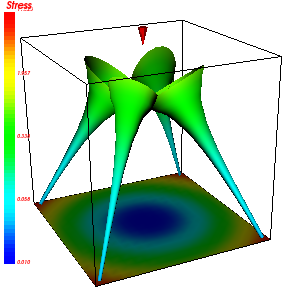

Here is the Python script that generated this plot:
#!/usr/bin/env python

# Demonstrate vtkHyperStreamline with a vtkScalarBarActor by generating
# a point-load tensor field, creating four hyperstreamlines, and rendering
# them with a logarithmic scalar bar, context plane, outline, and load cone.

# Factory overrides
import vtkmodules.vtkInteractionStyle  # noqa: F401
import vtkmodules.vtkRenderingFreeType  # noqa: F401
import vtkmodules.vtkRenderingOpenGL2  # noqa: F401

from vtkmodules.vtkFiltersGeneral import vtkHyperStreamline
from vtkmodules.vtkFiltersGeometry import vtkImageDataGeometryFilter
from vtkmodules.vtkFiltersModeling import vtkOutlineFilter
from vtkmodules.vtkFiltersSources import vtkConeSource
from vtkmodules.vtkImagingHybrid import vtkPointLoad
from vtkmodules.vtkRenderingAnnotation import vtkScalarBarActor
from vtkmodules.vtkRenderingCore import (
    vtkActor,
    vtkCamera,
    vtkLogLookupTable,
    vtkPolyDataMapper,
    vtkRenderWindow,
    vtkRenderWindowInteractor,
    vtkRenderer,
)

VTK_INTEGRATE_BOTH_DIRECTIONS = 2

# Generate tensor field from point load
pt_load = vtkPointLoad()
pt_load.SetLoadValue(100.0)
pt_load.SetSampleDimensions(20, 20, 20)
pt_load.ComputeEffectiveStressOn()
pt_load.SetModelBounds(-10, 10, -10, 10, -10, 10)
pt_load.Update()

# Log lookup table
lookup_table = vtkLogLookupTable()
lookup_table.SetHueRange(0.6667, 0.0)

# Scalar bar
scalar_bar = vtkScalarBarActor()
scalar_bar.SetLookupTable(lookup_table)
scalar_bar.SetTitle("Stress")
scalar_bar.GetPositionCoordinate().SetCoordinateSystemToNormalizedViewport()
scalar_bar.GetPositionCoordinate().SetValue(0.1, 0.05)
scalar_bar.SetOrientationToVertical()
scalar_bar.SetWidth(0.1)
scalar_bar.SetHeight(0.9)
scalar_bar.SetPosition(0.01, 0.1)
scalar_bar.SetLabelFormat("{:<#6.3f}")
scalar_bar.GetLabelTextProperty().SetColor(1, 0, 0)
scalar_bar.GetTitleTextProperty().SetColor(1, 0, 0)

# Hyperstreamline 1
streamline_1 = vtkHyperStreamline()
streamline_1.SetInputConnection(pt_load.GetOutputPort())
streamline_1.SetStartPosition(9, 9, -9)
streamline_1.IntegrateMinorEigenvector()
streamline_1.SetMaximumPropagationDistance(18.0)
streamline_1.SetIntegrationStepLength(0.1)
streamline_1.SetStepLength(0.01)
streamline_1.SetRadius(0.25)
streamline_1.SetNumberOfSides(18)
streamline_1.SetIntegrationDirection(VTK_INTEGRATE_BOTH_DIRECTIONS)
streamline_1.Update()

streamline_1_mapper = vtkPolyDataMapper()
streamline_1_mapper.SetInputConnection(streamline_1.GetOutputPort())
streamline_1_mapper.SetLookupTable(lookup_table)
streamline_1_mapper.SetScalarRange(pt_load.GetOutput().GetScalarRange())

streamline_1_actor = vtkActor()
streamline_1_actor.SetMapper(streamline_1_mapper)

# Hyperstreamline 2
streamline_2 = vtkHyperStreamline()
streamline_2.SetInputConnection(pt_load.GetOutputPort())
streamline_2.SetStartPosition(-9, -9, -9)
streamline_2.IntegrateMinorEigenvector()
streamline_2.SetMaximumPropagationDistance(18.0)
streamline_2.SetIntegrationStepLength(0.1)
streamline_2.SetStepLength(0.01)
streamline_2.SetRadius(0.25)
streamline_2.SetNumberOfSides(18)
streamline_2.SetIntegrationDirection(VTK_INTEGRATE_BOTH_DIRECTIONS)
streamline_2.Update()

streamline_2_mapper = vtkPolyDataMapper()
streamline_2_mapper.SetInputConnection(streamline_2.GetOutputPort())
streamline_2_mapper.SetLookupTable(lookup_table)
streamline_2_mapper.SetScalarRange(pt_load.GetOutput().GetScalarRange())

streamline_2_actor = vtkActor()
streamline_2_actor.SetMapper(streamline_2_mapper)

# Hyperstreamline 3
streamline_3 = vtkHyperStreamline()
streamline_3.SetInputConnection(pt_load.GetOutputPort())
streamline_3.SetStartPosition(9, -9, -9)
streamline_3.IntegrateMinorEigenvector()
streamline_3.SetMaximumPropagationDistance(18.0)
streamline_3.SetIntegrationStepLength(0.1)
streamline_3.SetStepLength(0.01)
streamline_3.SetRadius(0.25)
streamline_3.SetNumberOfSides(18)
streamline_3.SetIntegrationDirection(VTK_INTEGRATE_BOTH_DIRECTIONS)
streamline_3.Update()

streamline_3_mapper = vtkPolyDataMapper()
streamline_3_mapper.SetInputConnection(streamline_3.GetOutputPort())
streamline_3_mapper.SetLookupTable(lookup_table)
streamline_3_mapper.SetScalarRange(pt_load.GetOutput().GetScalarRange())

streamline_3_actor = vtkActor()
streamline_3_actor.SetMapper(streamline_3_mapper)

# Hyperstreamline 4
streamline_4 = vtkHyperStreamline()
streamline_4.SetInputConnection(pt_load.GetOutputPort())
streamline_4.SetStartPosition(-9, 9, -9)
streamline_4.IntegrateMinorEigenvector()
streamline_4.SetMaximumPropagationDistance(18.0)
streamline_4.SetIntegrationStepLength(0.1)
streamline_4.SetStepLength(0.01)
streamline_4.SetRadius(0.25)
streamline_4.SetNumberOfSides(18)
streamline_4.SetIntegrationDirection(VTK_INTEGRATE_BOTH_DIRECTIONS)
streamline_4.Update()

streamline_4_mapper = vtkPolyDataMapper()
streamline_4_mapper.SetInputConnection(streamline_4.GetOutputPort())
streamline_4_mapper.SetLookupTable(lookup_table)
streamline_4_mapper.SetScalarRange(pt_load.GetOutput().GetScalarRange())

streamline_4_actor = vtkActor()
streamline_4_actor.SetMapper(streamline_4_mapper)

# Context plane
geometry = vtkImageDataGeometryFilter()
geometry.SetInputConnection(pt_load.GetOutputPort())
geometry.SetExtent(0, 100, 0, 100, 0, 0)
geometry.Update()

geometry_mapper = vtkPolyDataMapper()
geometry_mapper.SetInputConnection(geometry.GetOutputPort())
geometry_mapper.SetScalarRange(geometry.GetOutput().GetScalarRange())

geometry_actor = vtkActor()
geometry_actor.SetMapper(geometry_mapper)

# Outline
outline = vtkOutlineFilter()
outline.SetInputConnection(pt_load.GetOutputPort())

outline_mapper = vtkPolyDataMapper()
outline_mapper.SetInputConnection(outline.GetOutputPort())

outline_actor = vtkActor()
outline_actor.SetMapper(outline_mapper)
outline_actor.GetProperty().SetColor(0, 0, 0)

# Cone indicating point of load application
cone_src = vtkConeSource()
cone_src.SetRadius(0.5)
cone_src.SetHeight(2)

cone_mapper = vtkPolyDataMapper()
cone_mapper.SetInputConnection(cone_src.GetOutputPort())

cone_actor = vtkActor()
cone_actor.SetMapper(cone_mapper)
cone_actor.SetPosition(0, 0, 11)
cone_actor.RotateY(90)
cone_actor.GetProperty().SetColor(1, 0, 0)

# Camera
camera = vtkCamera()
camera.SetFocalPoint(0.113766, -1.13665, -1.01919)
camera.SetPosition(-29.4886, -63.1488, 26.5807)
camera.SetViewAngle(24.4617)
camera.SetViewUp(0.17138, 0.331163, 0.927879)
camera.SetClippingRange(1, 100)

# Renderer
renderer = vtkRenderer()
renderer.AddViewProp(scalar_bar)
renderer.AddActor(streamline_1_actor)
renderer.AddActor(streamline_2_actor)
renderer.AddActor(streamline_3_actor)
renderer.AddActor(streamline_4_actor)
renderer.AddActor(outline_actor)
renderer.AddActor(cone_actor)
renderer.AddActor(geometry_actor)
renderer.SetBackground(1.0, 1.0, 1.0)
renderer.SetActiveCamera(camera)

# Window
render_window = vtkRenderWindow()
render_window.SetMultiSamples(0)
render_window.AddRenderer(renderer)
render_window.SetSize(300, 300)
render_window.SetWindowName("hyper scalar bar")

# Interactor
interactor = vtkRenderWindowInteractor()
interactor.SetRenderWindow(render_window)

interactor.Initialize()
interactor.Start()
